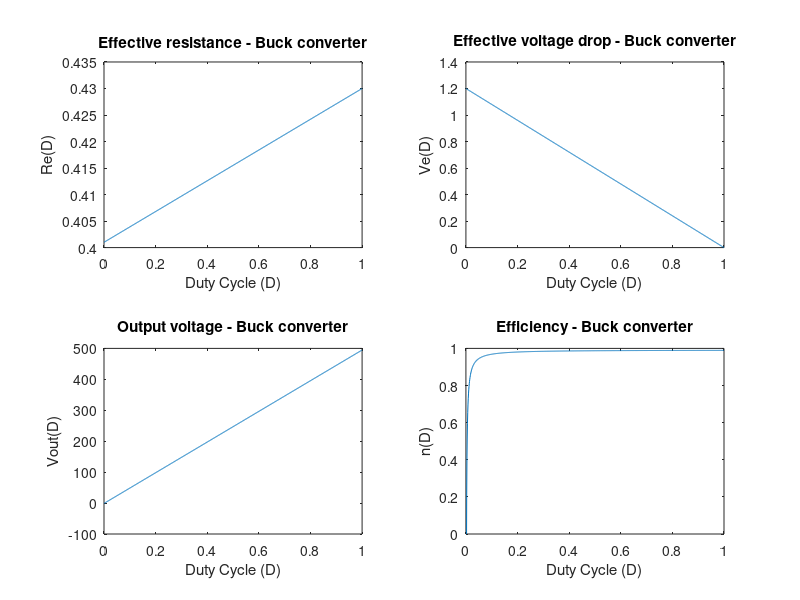
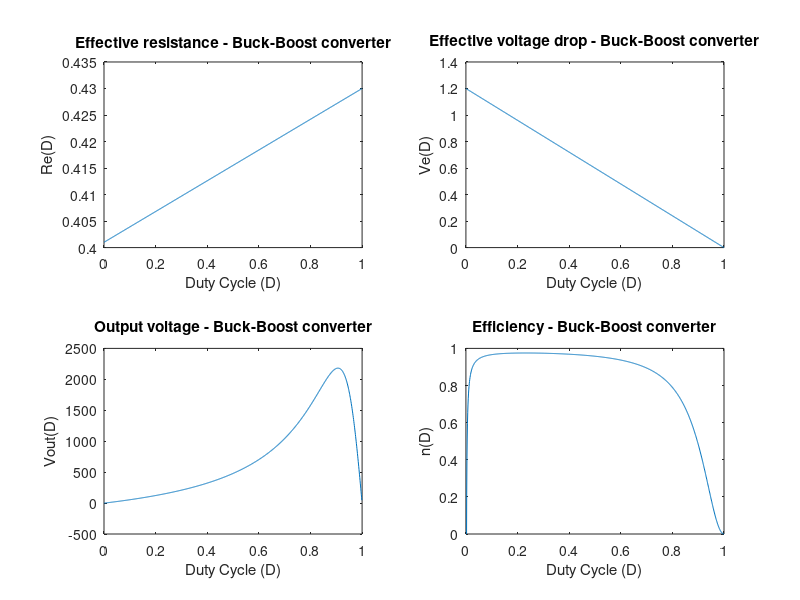

Reproduce these figures in MATLAB, in order.
% ------------------------------------------------------------------------------
% Copyright (C) 2020 Jaime M. Villegas I. <jaime7592@gmail.com>
% ------------------------------------------------------------------------------
% Filename      : B_BBs_Efficency.m
% Description   : Efficiency comparison between a Buck and a Buck-Boost 
%                 converter using DC analysis.
% Version       : 01.00
% Revision      : 00
% Last modified : 07/02/2020
% References    : R.W. Erickson, D. Maksimovic. "Fundamentals of Power
%                 Electronics". 2nd ed. (2004)
% ------------------------------------------------------------------------------
clear
clc
% Converter parameters

Vg = [500 -500]; % Input voltage (Buck -> Vg = 500 / Buck-Boost -> Vg = -500)
V = 400;         % Output voltage
Iout = 10;       % Output current
Rload = V/Iout;  % Load resistance

D = 0:0.001:1;   % Converter duty cycle

% Diode
Rd = 1e-3;   % Diode on-state resistance
Vd = 1.2;    % Diode forward voltage

% Transistor
Rt = 30e-3;  % Transistor on-state resistance

% Inductor
K_RL = 0.01;     % Load resistance to inductor resistance ratio
RL = K_RL*Rload; % Inductor resistance

% Effective losses
Re = D*Rt + (1-D)*Rd + RL;
Ve = (1-D)*Vd;

% Buck converter
Vout_B = Rload*(D*Vg(1) - Ve)./(Rload + Re);
Eff_B = Rload*(1 - Ve./(Vg(1)*D))./(Re + Rload);

figure(1)
subplot(2,2,1)
plot(D, Re)
xlabel("Duty Cycle (D)")
ylabel("Re(D)")
title("Effective resistance - Buck converter")

subplot(2,2,2)
plot(D, Ve)
xlabel("Duty Cycle (D)")
ylabel("Ve(D)")
title("Effective voltage drop - Buck converter")

subplot(2,2,3)
plot(D, Vout_B)
xlabel("Duty Cycle (D)")
ylabel("Vout(D)")
title("Output voltage - Buck converter")

subplot(2,2,4)
plot(D, Eff_B)
xlabel("Duty Cycle (D)")
ylabel("n(D)")
title("Efficiency - Buck converter")
axis([0 1 0 1])

% Buck-Boost converter
Vout_BBs = -Rload*(Ve./(1-D) + D.*Vg(2)./(1-D))./(Rload + Re./(1-D).^2);
Eff_BBs = Rload*(1 + Ve./(Vg(2)*D))./(Rload + Re./(1-D).^2);

figure(2)
subplot(2,2,1)
plot(D, Re)
xlabel("Duty Cycle (D)")
ylabel("Re(D)")
title("Effective resistance - Buck-Boost converter")

subplot(2,2,2)
plot(D, Ve)
xlabel("Duty Cycle (D)")
ylabel("Ve(D)")
title("Effective voltage drop - Buck-Boost converter")

subplot(2,2,3)
plot(D, Vout_BBs)
xlabel("Duty Cycle (D)")
ylabel("Vout(D)")
title("Output voltage - Buck-Boost converter")

subplot(2,2,4)
plot(D, Eff_BBs)
xlabel("Duty Cycle (D)")
ylabel("n(D)")
title("Efficiency - Buck-Boost converter")
axis([0 1 0 1])

D_B = D(810);
D_BBs = D(455);

disp("Buck converter efficiency for V = 400 V @ 10 A")
disp(Eff_B(810))
disp("Buck-Boost converter efficiency for V = 400 V @ 10 A")
disp(Eff_BBs(455))